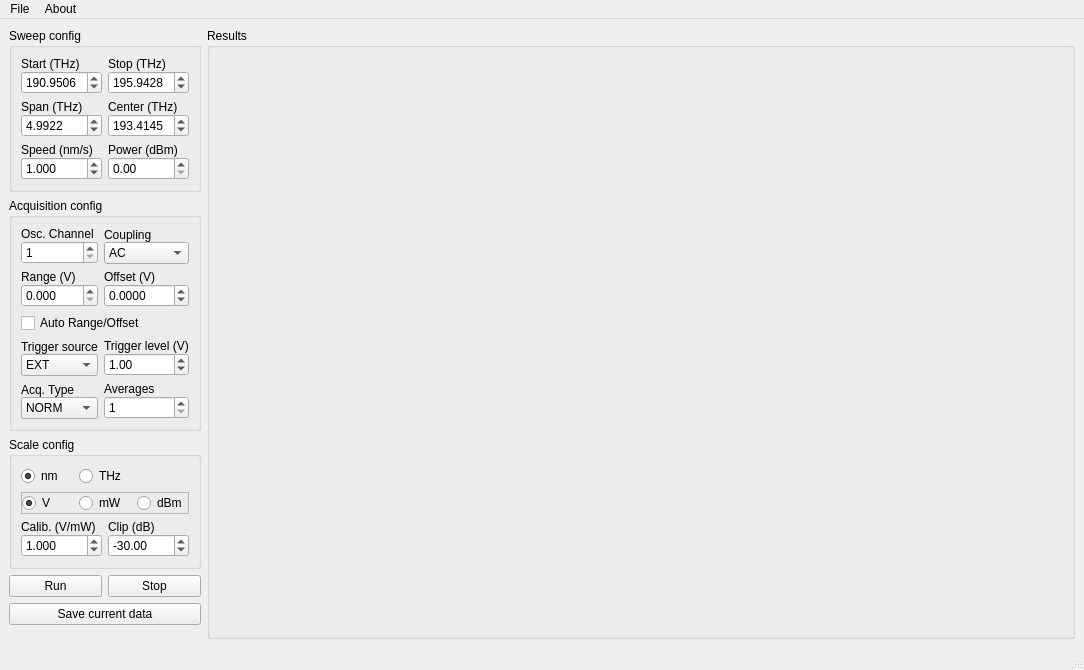
<?xml version="1.0" encoding="UTF-8"?>
<ui version="4.0">
 <class>MainWindow</class>
 <widget class="QMainWindow" name="MainWindow">
  <property name="geometry">
   <rect>
    <x>0</x>
    <y>0</y>
    <width>1084</width>
    <height>670</height>
   </rect>
  </property>
  <property name="windowTitle">
   <string>LCO HM-BOSA</string>
  </property>
  <property name="windowIcon">
   <iconset>
    <normaloff>../Horiba/H20_VUV/spectrum.ico</normaloff>../Horiba/H20_VUV/spectrum.ico</iconset>
  </property>
  <widget class="QWidget" name="centralwidget">
   <layout class="QGridLayout" name="gridLayout">
    <item row="0" column="1" rowspan="7">
     <widget class="QGroupBox" name="groupBox_2">
      <property name="sizePolicy">
       <sizepolicy hsizetype="Expanding" vsizetype="Preferred">
        <horstretch>0</horstretch>
        <verstretch>0</verstretch>
       </sizepolicy>
      </property>
      <property name="title">
       <string>Results</string>
      </property>
      <layout class="QGridLayout" name="gridLayout_2">
       <item row="0" column="0">
        <layout class="QGridLayout" name="graphHolder"/>
       </item>
      </layout>
     </widget>
    </item>
    <item row="2" column="0">
     <widget class="QGroupBox" name="groupBox_4">
      <property name="title">
       <string>Scale config</string>
      </property>
      <layout class="QGridLayout" name="gridLayout_5">
       <item row="1" column="0" colspan="2">
        <widget class="QFrame" name="frame_2">
         <property name="minimumSize">
          <size>
           <width>0</width>
           <height>0</height>
          </size>
         </property>
         <property name="frameShape">
          <enum>QFrame::StyledPanel</enum>
         </property>
         <property name="frameShadow">
          <enum>QFrame::Raised</enum>
         </property>
         <layout class="QGridLayout" name="gridLayout_7">
          <property name="leftMargin">
           <number>0</number>
          </property>
          <property name="topMargin">
           <number>0</number>
          </property>
          <property name="rightMargin">
           <number>0</number>
          </property>
          <property name="bottomMargin">
           <number>0</number>
          </property>
          <item row="0" column="0">
           <widget class="QRadioButton" name="voltRadio">
            <property name="text">
             <string>V</string>
            </property>
            <property name="checked">
             <bool>true</bool>
            </property>
           </widget>
          </item>
          <item row="0" column="1">
           <widget class="QRadioButton" name="linRadio">
            <property name="text">
             <string>mW</string>
            </property>
            <property name="checked">
             <bool>false</bool>
            </property>
           </widget>
          </item>
          <item row="0" column="2">
           <widget class="QRadioButton" name="dbRadio">
            <property name="text">
             <string>dBm</string>
            </property>
           </widget>
          </item>
         </layout>
        </widget>
       </item>
       <item row="0" column="0" colspan="2">
        <widget class="QFrame" name="frame">
         <property name="minimumSize">
          <size>
           <width>0</width>
           <height>0</height>
          </size>
         </property>
         <property name="frameShape">
          <enum>QFrame::NoFrame</enum>
         </property>
         <property name="frameShadow">
          <enum>QFrame::Plain</enum>
         </property>
         <property name="lineWidth">
          <number>0</number>
         </property>
         <layout class="QGridLayout" name="gridLayout_6">
          <property name="leftMargin">
           <number>0</number>
          </property>
          <property name="topMargin">
           <number>0</number>
          </property>
          <property name="rightMargin">
           <number>0</number>
          </property>
          <property name="bottomMargin">
           <number>0</number>
          </property>
          <item row="0" column="0">
           <widget class="QRadioButton" name="nmRadio">
            <property name="text">
             <string>nm</string>
            </property>
            <property name="checked">
             <bool>true</bool>
            </property>
           </widget>
          </item>
          <item row="0" column="1">
           <widget class="QRadioButton" name="thzRadio">
            <property name="text">
             <string>THz</string>
            </property>
           </widget>
          </item>
          <item row="0" column="2">
           <widget class="QLabel" name="label_17">
            <property name="text">
             <string>    </string>
            </property>
           </widget>
          </item>
         </layout>
        </widget>
       </item>
       <item row="2" column="0">
        <layout class="QVBoxLayout" name="verticalLayout_6">
         <property name="spacing">
          <number>0</number>
         </property>
         <property name="topMargin">
          <number>0</number>
         </property>
         <item>
          <widget class="QLabel" name="label_6">
           <property name="sizePolicy">
            <sizepolicy hsizetype="Minimum" vsizetype="Preferred">
             <horstretch>0</horstretch>
             <verstretch>0</verstretch>
            </sizepolicy>
           </property>
           <property name="maximumSize">
            <size>
             <width>16777215</width>
             <height>16777215</height>
            </size>
           </property>
           <property name="text">
            <string>Calib. (V/mW)</string>
           </property>
          </widget>
         </item>
         <item>
          <widget class="QDoubleSpinBox" name="calSpin">
           <property name="sizePolicy">
            <sizepolicy hsizetype="Minimum" vsizetype="Preferred">
             <horstretch>0</horstretch>
             <verstretch>0</verstretch>
            </sizepolicy>
           </property>
           <property name="maximumSize">
            <size>
             <width>16777215</width>
             <height>16777215</height>
            </size>
           </property>
           <property name="keyboardTracking">
            <bool>false</bool>
           </property>
           <property name="decimals">
            <number>3</number>
           </property>
           <property name="maximum">
            <double>1000.000000000000000</double>
           </property>
           <property name="value">
            <double>1.000000000000000</double>
           </property>
          </widget>
         </item>
        </layout>
       </item>
       <item row="2" column="1">
        <layout class="QVBoxLayout" name="verticalLayout_16">
         <property name="spacing">
          <number>0</number>
         </property>
         <item>
          <widget class="QLabel" name="label_16">
           <property name="text">
            <string>Clip (dB)</string>
           </property>
          </widget>
         </item>
         <item>
          <widget class="QDoubleSpinBox" name="dbclipSpin">
           <property name="keyboardTracking">
            <bool>false</bool>
           </property>
           <property name="minimum">
            <double>-200.000000000000000</double>
           </property>
           <property name="maximum">
            <double>0.000000000000000</double>
           </property>
           <property name="value">
            <double>-30.000000000000000</double>
           </property>
          </widget>
         </item>
        </layout>
       </item>
      </layout>
     </widget>
    </item>
    <item row="0" column="0">
     <widget class="QGroupBox" name="groupBox_3">
      <property name="sizePolicy">
       <sizepolicy hsizetype="Minimum" vsizetype="Preferred">
        <horstretch>0</horstretch>
        <verstretch>0</verstretch>
       </sizepolicy>
      </property>
      <property name="maximumSize">
       <size>
        <width>320</width>
        <height>16777215</height>
       </size>
      </property>
      <property name="title">
       <string>Sweep config</string>
      </property>
      <layout class="QGridLayout" name="gridLayout_3">
       <item row="3" column="0">
        <layout class="QVBoxLayout" name="verticalLayout_3">
         <property name="spacing">
          <number>0</number>
         </property>
         <item>
          <widget class="QLabel" name="label_3">
           <property name="sizePolicy">
            <sizepolicy hsizetype="Minimum" vsizetype="Preferred">
             <horstretch>0</horstretch>
             <verstretch>0</verstretch>
            </sizepolicy>
           </property>
           <property name="text">
            <string>Speed (nm/s)</string>
           </property>
          </widget>
         </item>
         <item>
          <widget class="QDoubleSpinBox" name="speedSpin">
           <property name="keyboardTracking">
            <bool>false</bool>
           </property>
           <property name="decimals">
            <number>3</number>
           </property>
           <property name="minimum">
            <double>0.001000000000000</double>
           </property>
           <property name="maximum">
            <double>1000.000000000000000</double>
           </property>
           <property name="value">
            <double>1.000000000000000</double>
           </property>
          </widget>
         </item>
        </layout>
       </item>
       <item row="3" column="1">
        <layout class="QVBoxLayout" name="verticalLayout_12">
         <property name="spacing">
          <number>0</number>
         </property>
         <item>
          <widget class="QLabel" name="label_12">
           <property name="text">
            <string>Power (dBm)</string>
           </property>
          </widget>
         </item>
         <item>
          <widget class="QDoubleSpinBox" name="powerSpin">
           <property name="keyboardTracking">
            <bool>false</bool>
           </property>
          </widget>
         </item>
        </layout>
       </item>
       <item row="0" column="0" colspan="2">
        <widget class="QStackedWidget" name="xscaleStack">
         <property name="lineWidth">
          <number>0</number>
         </property>
         <property name="currentIndex">
          <number>1</number>
         </property>
         <widget class="QWidget" name="nm">
          <layout class="QGridLayout" name="gridLayout_8">
           <property name="leftMargin">
            <number>0</number>
           </property>
           <property name="topMargin">
            <number>0</number>
           </property>
           <property name="rightMargin">
            <number>0</number>
           </property>
           <property name="bottomMargin">
            <number>0</number>
           </property>
           <item row="0" column="0">
            <layout class="QVBoxLayout" name="verticalLayout">
             <property name="spacing">
              <number>0</number>
             </property>
             <item>
              <widget class="QLabel" name="label">
               <property name="sizePolicy">
                <sizepolicy hsizetype="Minimum" vsizetype="Preferred">
                 <horstretch>0</horstretch>
                 <verstretch>0</verstretch>
                </sizepolicy>
               </property>
               <property name="text">
                <string>Start (nm)</string>
               </property>
              </widget>
             </item>
             <item>
              <widget class="QDoubleSpinBox" name="startSpin">
               <property name="keyboardTracking">
                <bool>false</bool>
               </property>
               <property name="decimals">
                <number>3</number>
               </property>
               <property name="minimum">
                <double>1494.000000000000000</double>
               </property>
               <property name="maximum">
                <double>1641.000000000000000</double>
               </property>
               <property name="value">
                <double>1530.000000000000000</double>
               </property>
              </widget>
             </item>
            </layout>
           </item>
           <item row="0" column="1">
            <layout class="QVBoxLayout" name="verticalLayout_2">
             <property name="spacing">
              <number>0</number>
             </property>
             <item>
              <widget class="QLabel" name="label_2">
               <property name="sizePolicy">
                <sizepolicy hsizetype="Minimum" vsizetype="Preferred">
                 <horstretch>0</horstretch>
                 <verstretch>0</verstretch>
                </sizepolicy>
               </property>
               <property name="text">
                <string>Stop (nm)</string>
               </property>
              </widget>
             </item>
             <item>
              <widget class="QDoubleSpinBox" name="stopSpin">
               <property name="keyboardTracking">
                <bool>false</bool>
               </property>
               <property name="decimals">
                <number>3</number>
               </property>
               <property name="minimum">
                <double>1494.000000000000000</double>
               </property>
               <property name="maximum">
                <double>1641.000000000000000</double>
               </property>
               <property name="value">
                <double>1570.000000000000000</double>
               </property>
              </widget>
             </item>
            </layout>
           </item>
           <item row="1" column="0">
            <layout class="QVBoxLayout" name="verticalLayout_9">
             <property name="spacing">
              <number>0</number>
             </property>
             <item>
              <widget class="QLabel" name="label_9">
               <property name="text">
                <string>Span (nm)</string>
               </property>
              </widget>
             </item>
             <item>
              <widget class="QDoubleSpinBox" name="spanSpin">
               <property name="keyboardTracking">
                <bool>false</bool>
               </property>
               <property name="decimals">
                <number>3</number>
               </property>
               <property name="minimum">
                <double>0.001000000000000</double>
               </property>
               <property name="maximum">
                <double>146.000000000000000</double>
               </property>
               <property name="value">
                <double>40.000000000000000</double>
               </property>
              </widget>
             </item>
            </layout>
           </item>
           <item row="1" column="1">
            <layout class="QVBoxLayout" name="verticalLayout_11">
             <property name="spacing">
              <number>0</number>
             </property>
             <property name="bottomMargin">
              <number>0</number>
             </property>
             <item>
              <widget class="QLabel" name="label_11">
               <property name="text">
                <string>Center (nm)</string>
               </property>
              </widget>
             </item>
             <item>
              <widget class="QDoubleSpinBox" name="centerSpin">
               <property name="keyboardTracking">
                <bool>false</bool>
               </property>
               <property name="decimals">
                <number>3</number>
               </property>
               <property name="minimum">
                <double>1494.000000000000000</double>
               </property>
               <property name="maximum">
                <double>1641.000000000000000</double>
               </property>
               <property name="value">
                <double>1550.000000000000000</double>
               </property>
              </widget>
             </item>
            </layout>
           </item>
          </layout>
         </widget>
         <widget class="QWidget" name="thz">
          <layout class="QGridLayout" name="gridLayout_9">
           <property name="leftMargin">
            <number>0</number>
           </property>
           <property name="topMargin">
            <number>0</number>
           </property>
           <property name="rightMargin">
            <number>0</number>
           </property>
           <property name="bottomMargin">
            <number>0</number>
           </property>
           <item row="0" column="0">
            <layout class="QVBoxLayout" name="verticalLayout_17">
             <property name="spacing">
              <number>0</number>
             </property>
             <item>
              <widget class="QLabel" name="label_18">
               <property name="text">
                <string>Start (THz)</string>
               </property>
              </widget>
             </item>
             <item>
              <widget class="QDoubleSpinBox" name="startfSpin">
               <property name="keyboardTracking">
                <bool>false</bool>
               </property>
               <property name="decimals">
                <number>4</number>
               </property>
               <property name="minimum">
                <double>177.287100000000009</double>
               </property>
               <property name="maximum">
                <double>200.664199999999994</double>
               </property>
               <property name="value">
                <double>190.950600000000009</double>
               </property>
              </widget>
             </item>
            </layout>
           </item>
           <item row="0" column="1">
            <layout class="QVBoxLayout" name="verticalLayout_18">
             <property name="spacing">
              <number>0</number>
             </property>
             <item>
              <widget class="QLabel" name="label_19">
               <property name="text">
                <string>Stop (THz)</string>
               </property>
              </widget>
             </item>
             <item>
              <widget class="QDoubleSpinBox" name="stopfSpin">
               <property name="keyboardTracking">
                <bool>false</bool>
               </property>
               <property name="decimals">
                <number>4</number>
               </property>
               <property name="minimum">
                <double>177.287100000000009</double>
               </property>
               <property name="maximum">
                <double>200.664199999999994</double>
               </property>
               <property name="value">
                <double>195.942800000000005</double>
               </property>
              </widget>
             </item>
            </layout>
           </item>
           <item row="1" column="0">
            <layout class="QVBoxLayout" name="verticalLayout_19">
             <property name="spacing">
              <number>0</number>
             </property>
             <item>
              <widget class="QLabel" name="label_20">
               <property name="text">
                <string>Span (THz)</string>
               </property>
              </widget>
             </item>
             <item>
              <widget class="QDoubleSpinBox" name="spanfSpin">
               <property name="keyboardTracking">
                <bool>false</bool>
               </property>
               <property name="decimals">
                <number>4</number>
               </property>
               <property name="minimum">
                <double>0.000100000000000</double>
               </property>
               <property name="maximum">
                <double>23.377099999999999</double>
               </property>
               <property name="value">
                <double>4.992200000000000</double>
               </property>
              </widget>
             </item>
            </layout>
           </item>
           <item row="1" column="1">
            <layout class="QVBoxLayout" name="verticalLayout_20">
             <property name="spacing">
              <number>0</number>
             </property>
             <item>
              <widget class="QLabel" name="label_21">
               <property name="text">
                <string>Center (THz)</string>
               </property>
              </widget>
             </item>
             <item>
              <widget class="QDoubleSpinBox" name="centerfSpin">
               <property name="keyboardTracking">
                <bool>false</bool>
               </property>
               <property name="decimals">
                <number>4</number>
               </property>
               <property name="minimum">
                <double>177.287100000000009</double>
               </property>
               <property name="maximum">
                <double>200.664199999999994</double>
               </property>
               <property name="value">
                <double>193.414500000000004</double>
               </property>
              </widget>
             </item>
            </layout>
           </item>
          </layout>
         </widget>
        </widget>
       </item>
      </layout>
     </widget>
    </item>
    <item row="1" column="0">
     <widget class="QGroupBox" name="groupBox">
      <property name="sizePolicy">
       <sizepolicy hsizetype="Minimum" vsizetype="Preferred">
        <horstretch>0</horstretch>
        <verstretch>0</verstretch>
       </sizepolicy>
      </property>
      <property name="maximumSize">
       <size>
        <width>320</width>
        <height>16777215</height>
       </size>
      </property>
      <property name="title">
       <string>Acquisition config</string>
      </property>
      <layout class="QGridLayout" name="gridLayout_4">
       <item row="1" column="1">
        <layout class="QVBoxLayout" name="verticalLayout_5">
         <property name="spacing">
          <number>0</number>
         </property>
         <item>
          <widget class="QLabel" name="label_10">
           <property name="text">
            <string>Offset (V)</string>
           </property>
          </widget>
         </item>
         <item>
          <widget class="QDoubleSpinBox" name="offsetSpin">
           <property name="keyboardTracking">
            <bool>false</bool>
           </property>
           <property name="decimals">
            <number>4</number>
           </property>
           <property name="minimum">
            <double>-100.000000000000000</double>
           </property>
           <property name="maximum">
            <double>100.000000000000000</double>
           </property>
          </widget>
         </item>
        </layout>
       </item>
       <item row="0" column="0">
        <layout class="QVBoxLayout" name="verticalLayout_7">
         <property name="spacing">
          <number>0</number>
         </property>
         <property name="topMargin">
          <number>0</number>
         </property>
         <item>
          <widget class="QLabel" name="label_7">
           <property name="sizePolicy">
            <sizepolicy hsizetype="Minimum" vsizetype="Preferred">
             <horstretch>0</horstretch>
             <verstretch>0</verstretch>
            </sizepolicy>
           </property>
           <property name="text">
            <string>Osc. Channel</string>
           </property>
          </widget>
         </item>
         <item>
          <widget class="QSpinBox" name="oscchanSpin">
           <property name="keyboardTracking">
            <bool>false</bool>
           </property>
           <property name="minimum">
            <number>1</number>
           </property>
           <property name="maximum">
            <number>4</number>
           </property>
          </widget>
         </item>
        </layout>
       </item>
       <item row="5" column="1">
        <layout class="QVBoxLayout" name="verticalLayout_15">
         <property name="spacing">
          <number>0</number>
         </property>
         <item>
          <widget class="QLabel" name="label_15">
           <property name="text">
            <string>Averages</string>
           </property>
          </widget>
         </item>
         <item>
          <widget class="QSpinBox" name="avgSpin">
           <property name="keyboardTracking">
            <bool>false</bool>
           </property>
           <property name="minimum">
            <number>1</number>
           </property>
           <property name="maximum">
            <number>1024</number>
           </property>
           <property name="value">
            <number>1</number>
           </property>
          </widget>
         </item>
        </layout>
       </item>
       <item row="3" column="0">
        <layout class="QVBoxLayout" name="verticalLayout_8">
         <property name="spacing">
          <number>0</number>
         </property>
         <property name="topMargin">
          <number>0</number>
         </property>
         <item>
          <widget class="QLabel" name="label_8">
           <property name="text">
            <string>Trigger source</string>
           </property>
          </widget>
         </item>
         <item>
          <widget class="QComboBox" name="triggerCombo">
           <property name="currentIndex">
            <number>0</number>
           </property>
           <item>
            <property name="text">
             <string>EXT</string>
            </property>
           </item>
           <item>
            <property name="text">
             <string>CHAN1</string>
            </property>
           </item>
           <item>
            <property name="text">
             <string>CHAN2</string>
            </property>
           </item>
           <item>
            <property name="text">
             <string>CHAN3</string>
            </property>
           </item>
           <item>
            <property name="text">
             <string>CHAN4</string>
            </property>
           </item>
          </widget>
         </item>
        </layout>
       </item>
       <item row="3" column="1">
        <layout class="QVBoxLayout" name="verticalLayout_4">
         <property name="spacing">
          <number>0</number>
         </property>
         <item>
          <widget class="QLabel" name="label_4">
           <property name="text">
            <string>Trigger level (V)</string>
           </property>
          </widget>
         </item>
         <item>
          <widget class="QDoubleSpinBox" name="triglvSpin">
           <property name="keyboardTracking">
            <bool>false</bool>
           </property>
           <property name="minimum">
            <double>-50.000000000000000</double>
           </property>
           <property name="maximum">
            <double>50.000000000000000</double>
           </property>
           <property name="value">
            <double>1.000000000000000</double>
           </property>
          </widget>
         </item>
        </layout>
       </item>
       <item row="0" column="1">
        <layout class="QVBoxLayout" name="verticalLayout_14">
         <property name="spacing">
          <number>0</number>
         </property>
         <item>
          <widget class="QLabel" name="label_14">
           <property name="text">
            <string>Coupling</string>
           </property>
          </widget>
         </item>
         <item>
          <widget class="QComboBox" name="couplingCombo">
           <item>
            <property name="text">
             <string>AC</string>
            </property>
           </item>
           <item>
            <property name="text">
             <string>DC</string>
            </property>
           </item>
          </widget>
         </item>
        </layout>
       </item>
       <item row="5" column="0">
        <layout class="QVBoxLayout" name="verticalLayout_13">
         <property name="spacing">
          <number>0</number>
         </property>
         <property name="bottomMargin">
          <number>0</number>
         </property>
         <item>
          <widget class="QLabel" name="label_13">
           <property name="text">
            <string>Acq. Type</string>
           </property>
          </widget>
         </item>
         <item>
          <widget class="QComboBox" name="acqCombo">
           <item>
            <property name="text">
             <string>NORM</string>
            </property>
           </item>
           <item>
            <property name="text">
             <string>HRES</string>
            </property>
           </item>
           <item>
            <property name="text">
             <string>PEAK</string>
            </property>
           </item>
          </widget>
         </item>
        </layout>
       </item>
       <item row="1" column="0">
        <layout class="QVBoxLayout" name="verticalLayout_10">
         <property name="spacing">
          <number>0</number>
         </property>
         <item>
          <widget class="QLabel" name="label_5">
           <property name="text">
            <string>Range (V)</string>
           </property>
          </widget>
         </item>
         <item>
          <widget class="QDoubleSpinBox" name="rangeSpin">
           <property name="keyboardTracking">
            <bool>false</bool>
           </property>
           <property name="decimals">
            <number>3</number>
           </property>
           <property name="maximum">
            <double>100.000000000000000</double>
           </property>
          </widget>
         </item>
        </layout>
       </item>
       <item row="2" column="0" colspan="2">
        <widget class="QCheckBox" name="autorangeCheck">
         <property name="text">
          <string>Auto Range/Offset</string>
         </property>
        </widget>
       </item>
      </layout>
     </widget>
    </item>
    <item row="3" column="0">
     <layout class="QHBoxLayout" name="horizontalLayout">
      <property name="topMargin">
       <number>0</number>
      </property>
      <item>
       <widget class="QPushButton" name="runBut">
        <property name="text">
         <string>Run</string>
        </property>
       </widget>
      </item>
      <item>
       <widget class="QPushButton" name="stopBut">
        <property name="text">
         <string>Stop</string>
        </property>
       </widget>
      </item>
     </layout>
    </item>
    <item row="4" column="0">
     <widget class="QPushButton" name="saveBut">
      <property name="text">
       <string>Save current data</string>
      </property>
     </widget>
    </item>
    <item row="6" column="0">
     <spacer name="verticalSpacer_2">
      <property name="orientation">
       <enum>Qt::Vertical</enum>
      </property>
      <property name="sizeHint" stdset="0">
       <size>
        <width>20</width>
        <height>99</height>
       </size>
      </property>
     </spacer>
    </item>
   </layout>
  </widget>
  <widget class="QMenuBar" name="menubar">
   <property name="geometry">
    <rect>
     <x>0</x>
     <y>0</y>
     <width>1084</width>
     <height>21</height>
    </rect>
   </property>
   <widget class="QMenu" name="menuFile">
    <property name="title">
     <string>File</string>
    </property>
    <addaction name="actionSave_config"/>
    <addaction name="actionLoad_config"/>
    <addaction name="separator"/>
    <addaction name="actionSave_final_results"/>
    <addaction name="separator"/>
    <addaction name="actionExit"/>
   </widget>
   <widget class="QMenu" name="menuAbout">
    <property name="title">
     <string>About</string>
    </property>
    <addaction name="actionAbout"/>
   </widget>
   <addaction name="menuFile"/>
   <addaction name="menuAbout"/>
  </widget>
  <widget class="QStatusBar" name="statusbar"/>
  <action name="actionSave_config">
   <property name="text">
    <string>Save config...</string>
   </property>
  </action>
  <action name="actionLoad_config">
   <property name="text">
    <string>Load config...</string>
   </property>
  </action>
  <action name="actionSave_final_results">
   <property name="text">
    <string>Save results...</string>
   </property>
  </action>
  <action name="actionSave_raw_data">
   <property name="text">
    <string>Save raw data...</string>
   </property>
  </action>
  <action name="actionExit">
   <property name="text">
    <string>Exit</string>
   </property>
  </action>
  <action name="actionAbout">
   <property name="text">
    <string>About...</string>
   </property>
  </action>
 </widget>
 <resources/>
 <connections/>
</ui>
